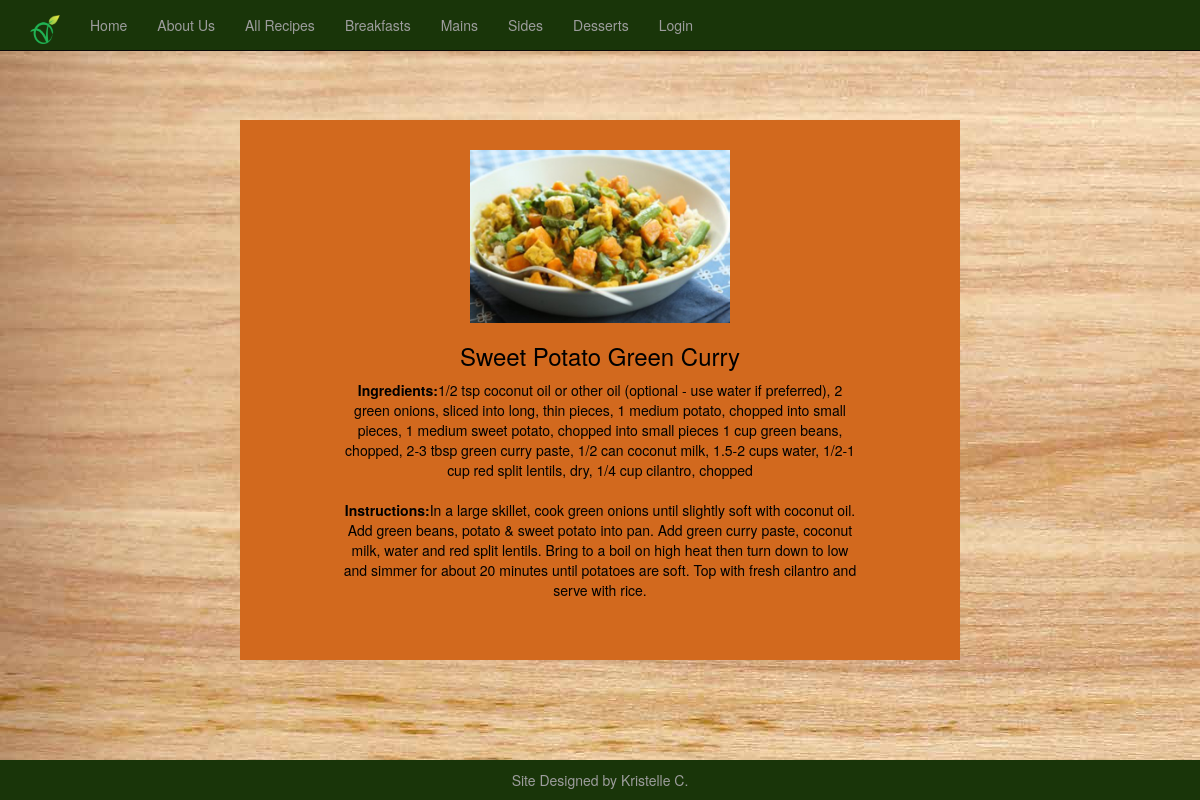
/mains/greencurry, run on the app's committed database.
### tables this page shows
CREATE TABLE veganfood(title text NOT NULL, ingredients text NOT NULL, instructions text NOT NULL);

### index.py (the view)
@app.route('/')
@app.route('/mains')
@app.route('/mains/greencurry')
def greencurry():
 g.db = connect_db()
 cur = g.db.execute("select * from veganfood where title='Sweet Potato Green Curry'")
 veganfood = [dict(title=row[0], ingredients=row[1], instructions=row[2]) for row in cur.fetchall()]
 g.db.close()
 return render_template('greencurry.html', veganfood=veganfood), 200

### index.py (called while the page is built)
def connect_db():
 return sqlite3.connect(app.database)

### templates/greencurry.html (shortened to what this page needs)
{% extends "base.html" %}
{%block content%}
<body background="{{ url_for('static', filename='img/board.jpg') }}">
<div class="row">
  <div class="column" style="background-color:chocolate; color:black;">
	<img src="{{ url_for('static', filename='img/greencurry.jpg') }}"/>
    <p> {% for veganfood in veganfood %}
			<h3>{{ veganfood.title }} <br></h3>
			 <strong>Ingredients:</strong>{{ veganfood.ingredients }}<br><br>
			 <strong>Instructions:</strong>{{ veganfood.instructions }}<br>
	    {% endfor %}</p>
  </div>
</div>
<footer>Site Designed by Kristelle C.</footer>
 {% endblock %}

### templates/base.html (style rules this page uses)
.row { margin-right: -15px; margin-left: -15px; margin: 10% 20%; }
.column { width: 100%; padding: 30px 100px 50px; text-align: center; }
.column img { width: 50%; height: auto; }
* { box-sizing: border-box; }

### templates/greencurry.html (style rules this page uses)
footer { clear: both; text-align: center; font-size:14px; position:fixed; right: 0; left: 0; padding: 1rem; background-color:#193509; margin-top:20px; bottom:0; color:#9d9d9d; width:100%; }

### data on the page
veganfood: title "Sweet Potato Green Curry", ingredients "1/2 tsp coconut oil or other oil (optional - use water if preferred), 2 green onions, sliced into long, thin pieces, 1 medium potato, chopped into small pieces, 1 medium sweet potato, chopped into small pieces 1 cup green beans, chopped, 2-3 tbsp green curry paste, 1/2 can coconut milk, 1.5-2 cups water, 1/2-1 cup red split lentils, dry, 1/4 cup cilantro, chopped", instructions "In a large skillet, cook green onions until slightly soft with coconut oil. Add green beans, potato & sweet potato into pan. Add green curry paste, coconut milk, water and red split lentils. Bring to a boil on high heat then turn down to low and simmer for about 20 minutes until potatoes are soft. Top with fresh cilantro and serve with rice."
